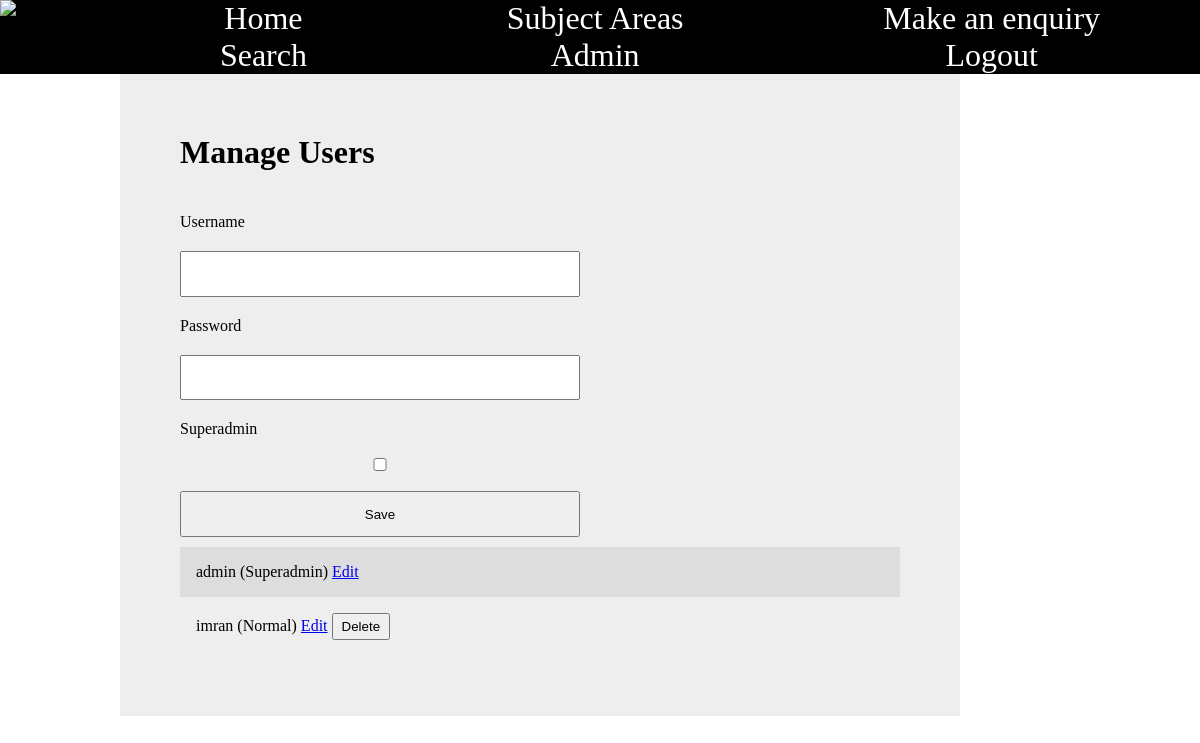
/default/public/admin/users.php (signed in), run on the app's committed database.
### tables this page shows
CREATE TABLE `users` (
  `user_id` int(10) unsigned NOT NULL AUTO_INCREMENT,
  `username` varchar(50) NOT NULL,
  `password_hash` varchar(255) NOT NULL,
  `is_superadmin` tinyint(1) NOT NULL DEFAULT 0,
  `created_at` datetime NOT NULL DEFAULT current_timestamp(),
  PRIMARY KEY (`user_id`),
  UNIQUE KEY `uq_users_username` (`username`)
);

### default/public/admin/users.php (the view, shortened to what this page needs)
<?php
require '../database.php';
$formUsername = '';
$formIsSuperadmin = false;
$formEditId = null;
$editId = $formEditId ?? (isset($_GET['edit']) ? $_GET['edit'] : null);
$stmt = $pdo->query('SELECT * FROM users');
$users = $stmt->fetchAll();
?>
<!doctype html>
<html>
    <head>
        <link rel="stylesheet" href="../uon.css" />
    </head>
    <body>
        <?php include '../navigation.php'; ?>
        <main>
            <h1>Manage Users</h1>
            <form method="post">
                <label>Username</label>
                <input type="text" name="username" value="<?php echo htmlspecialchars($editId ? $editUser['username'] : $formUsername); ?>" required />
                <label>Password</label>
                <input type="password" name="password" required />
                <label>Superadmin</label>
                <input type="checkbox" name="is_superadmin" <?php echo ($editId ? $editUser['is_superadmin'] : $formIsSuperadmin) ? 'checked' : ''; ?> />
                <input type="submit" value="Save" />
            </form>
            <ul>
                <?php foreach ($users as $user): ?>
                    <li>
                        <?php echo htmlspecialchars($user['username']); ?> (<?php echo $user['is_superadmin'] ? 'Superadmin' : 'Normal'; ?>)
                        <a href="?edit=<?php echo $user['user_id']; ?>">Edit</a>
                        <?php if (!$user['is_superadmin']): ?>
                            <form method="post" style="display:inline;">
                                <input type="submit" value="Delete" />
                            </form>
                        <?php endif; ?>
                    </li>
                <?php endforeach; ?>
            </ul>
        </main>
    </body>
</html>

### default/public/uon.css (style rules this page uses)
* { margin: 0; padding: 0; }
body { background-color: white; font-family: 'Oxygen-Regular'; display: grid; grid-template-columns: 10% 70% 20%; grid-template-rows: auto; grid-template-areas: "header header header" "img img aside" ". main aside" "footer footer footer"; }
main { min-height: 20vh; grid-area: main; padding: 5vw; background-color: #eee; }
h1 { font-weight: bold; margin-bottom: 1em; }
main ul { list-style-type: none; }
main ul li { padding: 1em }
main > ul > li:nth-child(odd) { background-color: #ddd }
form { display: block; max-width: 40em; width: 100%; }
form::after { content: ""; display: block; clear: both; }
form input, form select { padding: 1em; box-sizing: border-box; }
form input, form label, form select, form textarea { float: left; width: 100%; max-width: 30em; margin: 10px 0; }
form label { clear: left }
main ul form { display: inline; width: auto; }
main ul form input { float: none; width: auto; max-width: none; margin: 0; padding: 0.3em 0.6em; }

### data on the page
users: username "admin", is_superadmin "Superadmin"
users: username "imran", is_superadmin "Normal"
